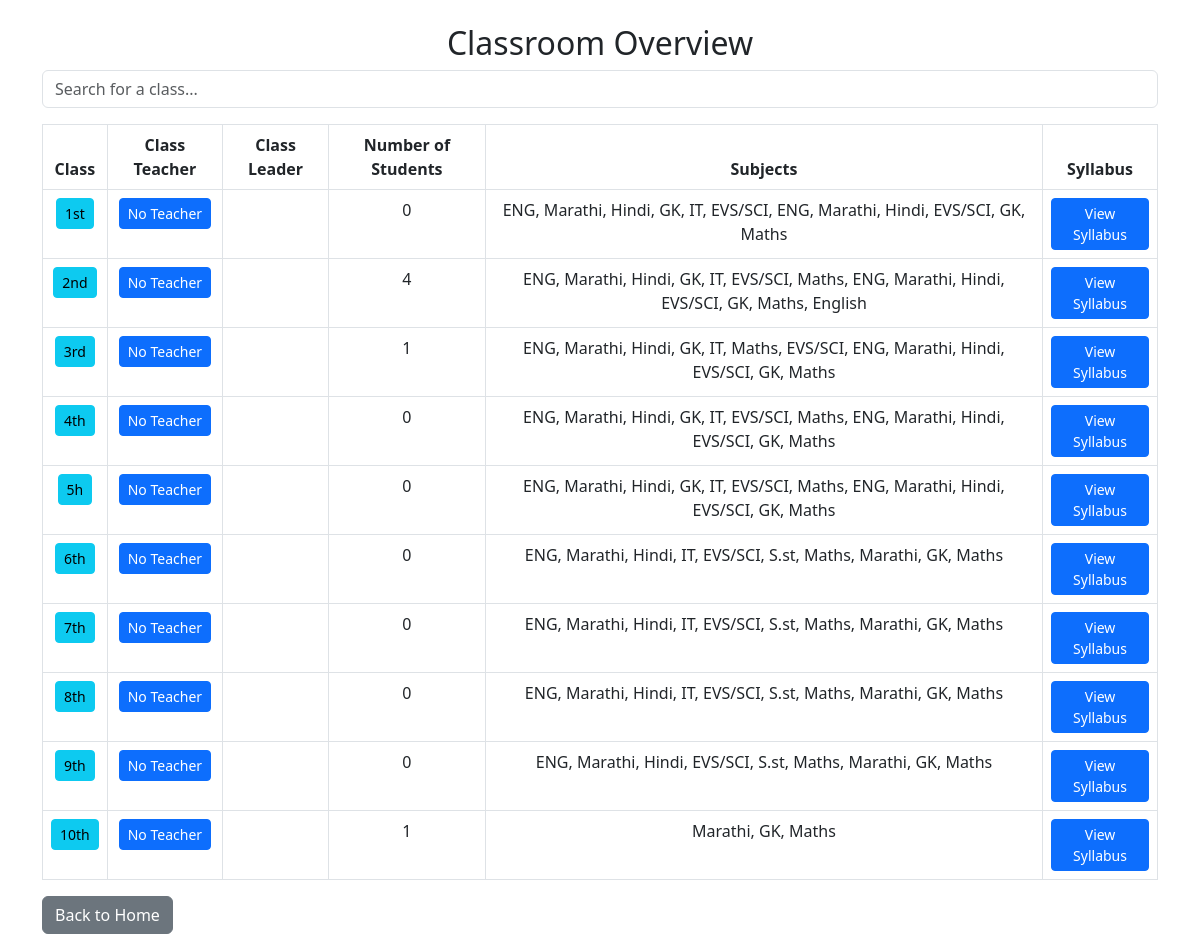
Screenshot of /classroom_overview with the database file from the repository.
### school_app/models.py (models this page shows, shortened)
class Class(models.Model):
    name = models.CharField(max_length=100, unique=True)
    class_teacher = models.ForeignKey("Teacher", on_delete=models.SET_NULL, null=True, blank=True, related_name="teaching_classes")
    syllabus = models.TextField(blank=True, null=True)
    academic_year = models.ForeignKey(AcademicYear, on_delete=models.CASCADE, null=True, blank=True)

### school_app/views.py (the view)
# urls.py: path("classroom_overview", views.classroom_overview, name="classroom_overview"),
def classroom_overview(request):
    classes = Class.objects.exclude(id__isnull=True)  # ✅ Exclude classes with no ID
    classroom_data = []
    for cls in classes:
        subject_list = Teacher_Subject_Class_Relation.objects.filter(assigned_classes=cls).values_list("subject__name", flat=True)
        classroom_data.append({
            "id": cls.id,
            "name": cls.name,
            "class_teacher": cls.class_teacher.name if cls.class_teacher else "No Teacher",  # ✅ Fix: Use class_teacher
            "students_count": Student.objects.filter(assigned_class=cls).count(),
            "subjects": ", ".join(subject_list) if subject_list else "No Subjects",
            "syllabus": cls.syllabus if cls.syllabus else "No syllabus available"
        })
    return render(request, "school_management/classroom_overview.html", {"classroom_data": classroom_data})

### school_app/templates/school_management/classroom_overview.html (shortened to what this page needs)
<!DOCTYPE html>
<html lang="en">
<head>
    <link rel="stylesheet" href="https://cdn.jsdelivr.net/npm/bootstrap@5.3.0/dist/css/bootstrap.min.css">
</head>
<body>
    <div class="container mt-4">
        <h2 class="text-center">Classroom Overview</h2>
        <input type="text" id="searchBox" class="form-control mb-3" placeholder="Search for a class...">
        <table class="table table-bordered text-center">
            <thead>
                <tr>
                    <th>Class</th>
                    <th>Class Teacher</th>
                    <th>Class Leader</th>
                    <th>Number of Students</th>
                    <th>Subjects</th>
                    <th>Syllabus</th>
                </tr>
            </thead>
            <tbody id="classroomTable">
                {% for cls in classroom_data %}
                    <tr>
                        <td>
                            <a href="{% url 'class_detail' class_id=cls.id %}" class="btn btn-info btn-sm">
                                {{ cls.name }}
                            </a>
                        </td>
                        <td>
                            {% if cls.class_teacher %}
                                <a href="" class="btn btn-primary btn-sm">
                                    {{ cls.class_teacher }}
                                </a>
                            {% else %}
                                No Teacher
                            {% endif %}
                        </td>
                        <td>{{ cls.class_leader }}</td>
                        <td>{{ cls.students_count }}</td>
                        <td>{{ cls.subjects }}</td>
                        <td>
                            {% if cls.syllabus %}
                                <a href="{{ cls.syllabus }}" target="_blank" class="btn btn-primary btn-sm">View Syllabus</a>
                            {% else %}
                                No Syllabus
                            {% endif %}
                        </td>
                    </tr>
                {% empty %}
                    <tr><td colspan="6" class="text-center">No classes available</td></tr>
                {% endfor %}
            </tbody>
        </table>
        <a href="/" class="btn btn-secondary">Back to Home</a>
    </div>
</body>
</html>

### rows the page displays
Class: name "1st"
Class: name "2nd"
Class: name "3rd"
Class: name "4th"
Class: name "5h"
Class: name "6th"
Class: name "7th"
Class: name "8th"
Class: name "9th"
Class: name "10th"

### other values shown
{{ cls.class_teacher }} "No Teacher" "No Teacher" "No Teacher" "No Teacher" "No Teacher" "No Teacher" "No Teacher" "No Teacher" "No Teacher" "No Teacher"
{{ cls.students_count }} "0" "4" "1" "0" "0" "0" "0" "0" "0" "1"
{{ cls.subjects }} "ENG, Marathi, Hindi, GK, IT, EVS/SCI, ENG, Marathi, Hindi, EVS/SCI, GK, Maths" "ENG, Marathi, Hindi, GK, IT, EVS/SCI, Maths, ENG, Marathi, Hindi, EVS/SCI, GK, Maths, English" "ENG, Marathi, Hindi, GK, IT, Maths, EVS/SCI, ENG, Marathi, Hindi, EVS/SCI, GK, Maths" "ENG, Marathi, Hindi, GK, IT, EVS/SCI, Maths, ENG, Marathi, Hindi, EVS/SCI, GK, Maths" "ENG, Marathi, Hindi, GK, IT, EVS/SCI, Maths, ENG, Marathi, Hindi, EVS/SCI, GK, Maths" "ENG, Marathi, Hindi, IT, EVS/SCI, S.st, Maths, Marathi, GK, Maths" "ENG, Marathi, Hindi, IT, EVS/SCI, S.st, Maths, Marathi, GK, Maths" "ENG, Marathi, Hindi, IT, EVS/SCI, S.st, Maths, Marathi, GK, Maths" "ENG, Marathi, Hindi, EVS/SCI, S.st, Maths, Marathi, GK, Maths" "Marathi, GK, Maths"
